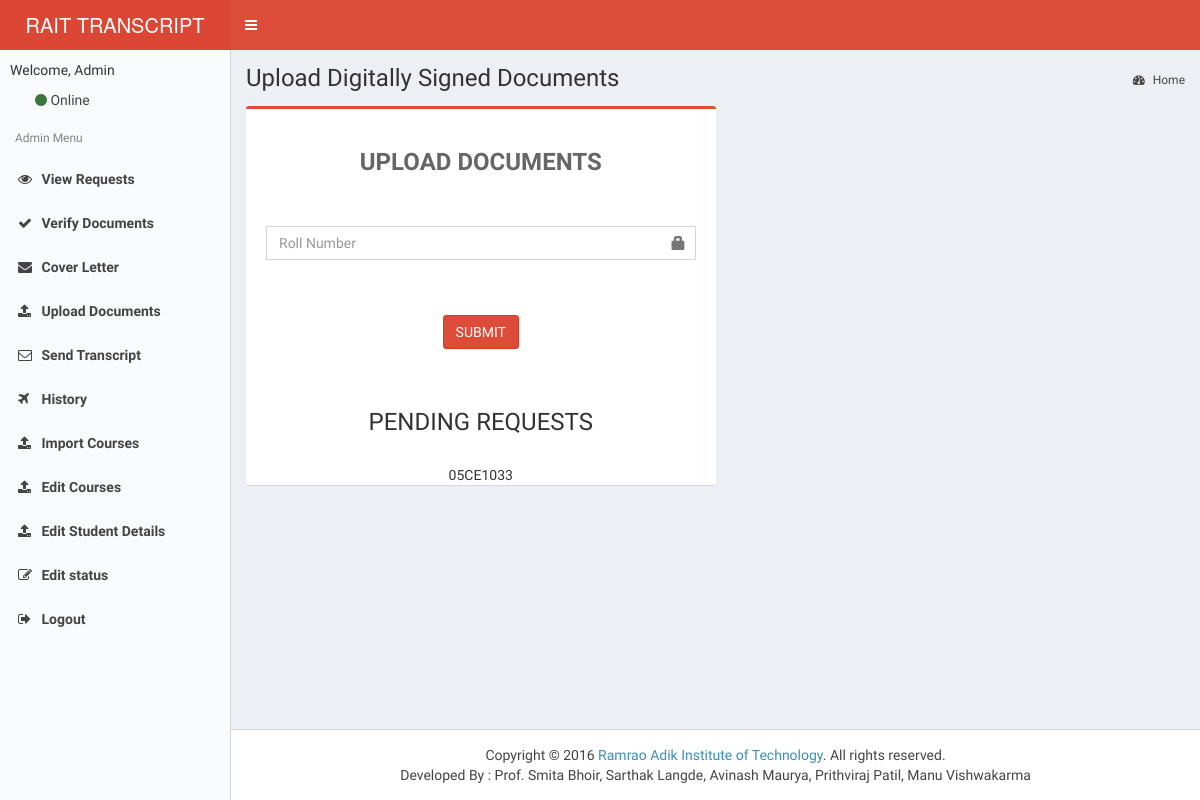
Before: /admin/upload_signed.php with the older database file.
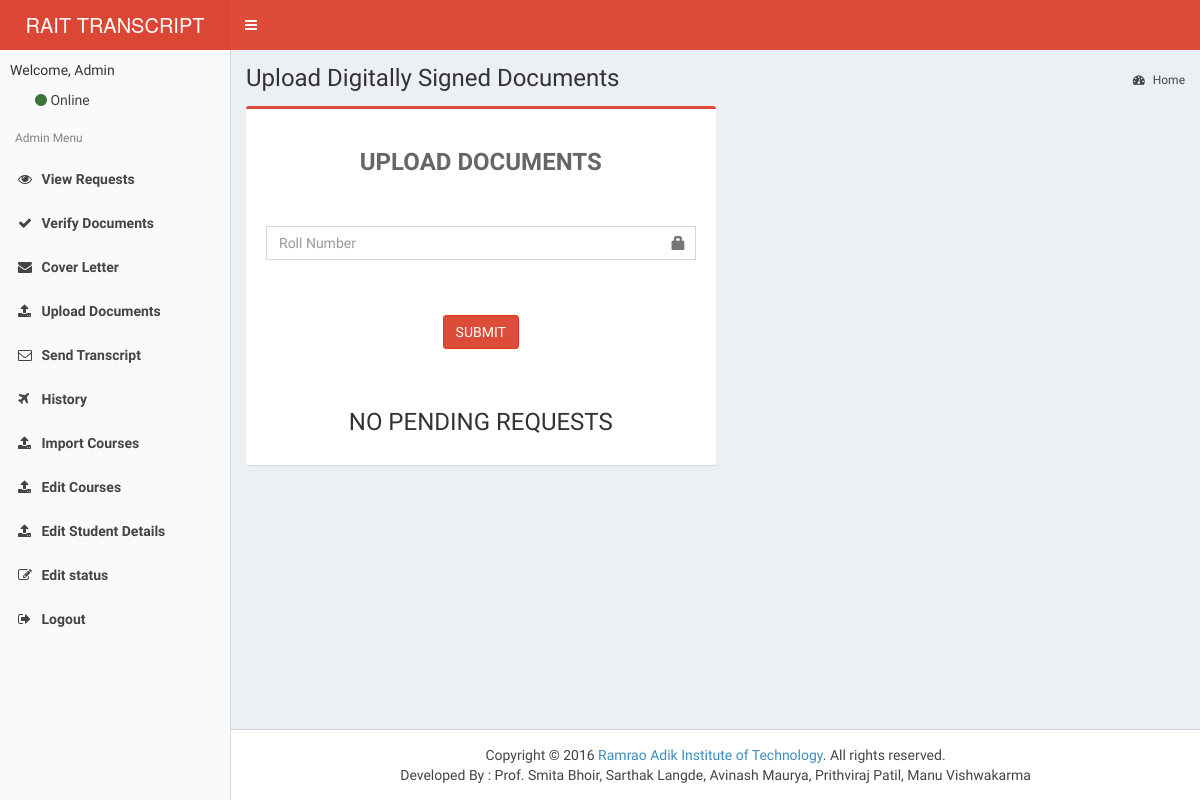
After: the same page with the newer database file.
### tables this page shows
CREATE TABLE `current_status` (
  `roll` varchar(10) NOT NULL,
  `status` int(11) NOT NULL
);

### admin/upload_signed.php (the view, shortened to what this page needs)
<?php
include 'header.php';
?>
      <div class="content-wrapper">
        <section class="content-header">
          <h1>
            Upload Digitally Signed Documents
          </h1>
          <ol class="breadcrumb">
            <li class="active"><a href="index.php"><i class="fa fa-dashboard"></i> Home</a></li>
          </ol>
        </section>
        <section class="content">
<?php
		echo '<div class="box box-danger" style="width:50%">
<form id="form1" name="check_docs" method="POST" width="100%" action="readyup.php">
  <div class="register-box-body">
	<center><h3><strong>UPLOAD DOCUMENTS</strong></h3></center><br><br>
  <div class="form-group has-feedback">
            <input type="text" name="roll" class="form-control" placeholder="Roll Number" required>
            <span class="glyphicon glyphicon-lock form-control-feedback"></span>
          </div>
   <br>
  </div>
  <center>
   <button type="submit"  class="btn btn-danger"  name="checklist" >SUBMIT</button>
 </center>
</form><br><br>
 ';
$sql ="SELECT * FROM current_status WHERE status=2 ";
$res =mysqli_query($connect,$sql);
if(mysqli_num_rows($res) == 0)
{
	echo '<center><h3>NO PENDING REQUESTS</h3><br></center>';
}
else
{
	echo "<center> <h3>PENDING REQUESTS</h3><br>";
	while($row = mysqli_fetch_array($res))
	{
		echo $row['roll'].'<br>';
	}
	echo "</center>";
}
?></div>
      </section>
      </div>
      <?php
	  include 'footer.php';
	  ?>
</html>

### admin/header.php (shortened to what this page needs)
<!DOCTYPE html>
<html>
  <head>
    <link rel="stylesheet" href="../bootstrap/css/bootstrap.min.css">
    <link rel="stylesheet" href="https://maxcdn.bootstrapcdn.com/font-awesome/4.4.0/css/font-awesome.min.css">
    <link rel="stylesheet" href="../dist/css/AdminLTE.min.css">
     <link rel="stylesheet" href="../dist/css/skins/_all-skins.min.css">
  </head>
  <body class="hold-transition skin-red-light sidebar-mini">
    <div class="wrapper">
      <header class="main-header">
        <a href="index.php" class="logo">
          <span class="logo-lg">RAIT TRANSCRIPT</span>
        </a>
        <nav class="navbar navbar-static-top" role="navigation">
          <a href="#" class="sidebar-toggle" data-toggle="offcanvas" role="button">
          </a>
        </nav>
      </header>
      <aside class="main-sidebar">
        <section class="sidebar">
          <div class="user-panel">
            <div class="pull-left">
              <center><p>Welcome, Admin</p>
            <a href="#"><i class="fa fa-circle text-success"></i> Online</a></center>
          </div></div>
          <ul class="sidebar-menu">
            <li class="header">Admin Menu</li>
            <li><a href="index.php"><i class="fa fa-eye"></i> <span>View Requests</span></a></li>
           <li><a href="verify_details_start.php"><i class="fa fa-check"></i> <span>Verify Documents</span></a></li>
		   <li><a href="cover.php"><i class="fa fa-envelope"></i> <span>Cover Letter</span></a></li>
		   <li><a href="upload_signed.php"><i class="fa fa-upload"></i> <span>Upload Documents</span></a></li>
		   <li><a href="send_transcript.php"><i class="fa fa-envelope-o"></i> <span>Send Transcript</span></a></li>
			<li><a href="history.php"><i class="fa fa-plane"></i> <span>History</span></a></li>
			<li><a href="course_upload.php"><i class="fa fa-upload"></i> <span>Import Courses</span></a></li>
			<li><a href="adminEdit.php"><i class="fa fa-upload"></i> <span>Edit Courses</span></a></li>
		  <li><a href="getrollno.php"><i class="fa fa-upload"></i> <span>Edit Student Details</span></a></li>
        <li><a href="adminEdit_status1.php"><i class="fa fa-edit"></i> <span>Edit status</span></a></li>
			  <li><a href="logout.php"><i class="fa fa-sign-out"></i> <span>Logout</span></a></li>
          </ul>
        </section>
      </aside>

### admin/footer.php (shortened to what this page needs)
</body>
<footer class="main-footer">
      <center>Copyright &copy; 2016 <a target="_blank" href="http://rait.ac.in">Ramrao Adik Institute of Technology</a>. All rights reserved.</center>
<div  >
        <center>Developed By : Prof. Smita Bhoir, Sarthak Langde, Avinash Maurya, Prithviraj Patil, Manu Vishwakarma</center>
      </div>
    </footer>

Changed rows visible on the page:
no longer on this page (row edited): current_status: roll "05CE1033"
Other visible differences:
text no longer shown: "PENDING REQUESTS"
text now shown: "NO PENDING REQUESTS"
